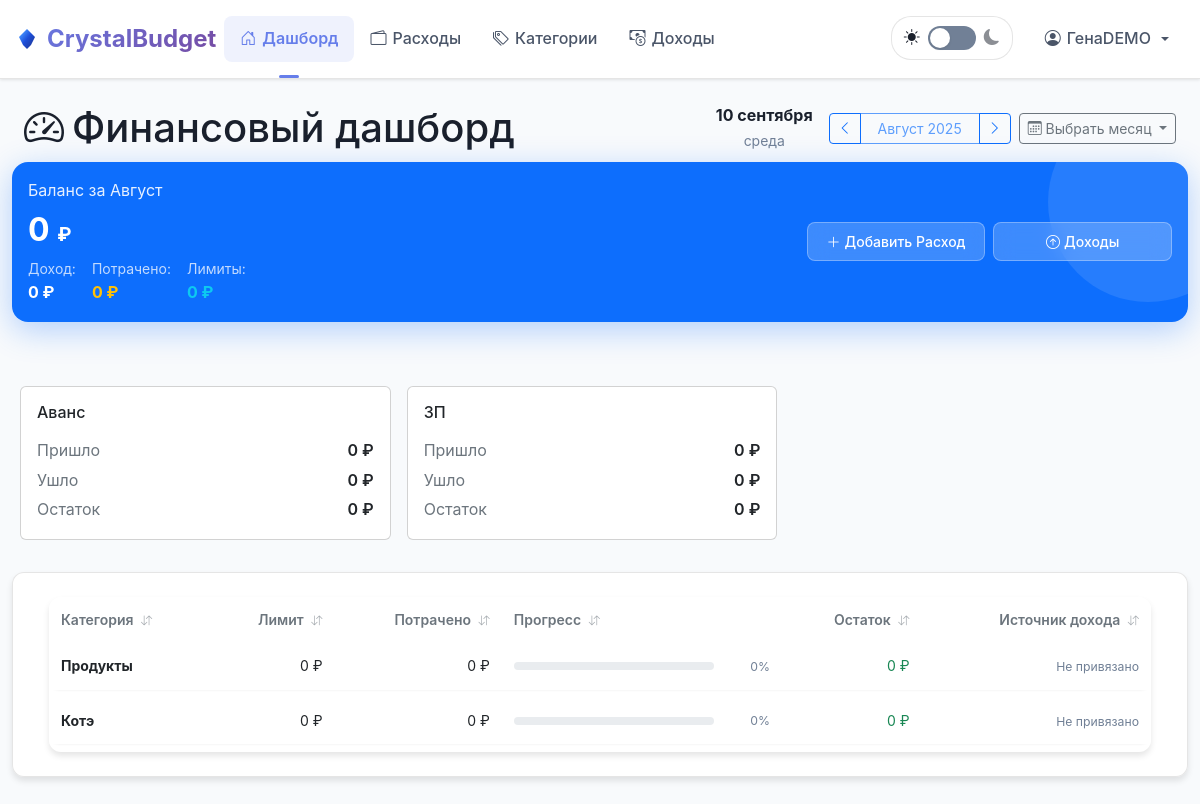
Page /dashboard?month=2025-08 (signed in) on the committed database.
### tables this page shows
CREATE TABLE income_sources (
            id INTEGER PRIMARY KEY AUTOINCREMENT,
            name TEXT NOT NULL,
            is_default BOOLEAN DEFAULT 0,
            user_id INTEGER NOT NULL,
            created_at TIMESTAMP DEFAULT CURRENT_TIMESTAMP,
            FOREIGN KEY (user_id) REFERENCES users (id) ON DELETE CASCADE
        );

CREATE TABLE categories (
            id INTEGER PRIMARY KEY AUTOINCREMENT,
            name TEXT NOT NULL,
            limit_type TEXT CHECK(limit_type IN ('fixed', 'percent')) DEFAULT 'fixed',
            value DECIMAL(10,2) NOT NULL,
            category_type TEXT DEFAULT 'expense' CHECK(category_type IN ('expense','income')),
            user_id INTEGER NOT NULL,
            created_at TIMESTAMP DEFAULT CURRENT_TIMESTAMP,
            FOREIGN KEY (user_id) REFERENCES users (id) ON DELETE CASCADE,
            UNIQUE(name, user_id, category_type)
        );

### app.py (the view, shortened to what this page needs)
@app.route("/dashboard")
@login_required
def dashboard():
    month = request.args.get("month") or datetime.now().strftime("%Y-%m")
    conn = get_db()
    uid = session["user_id"]
    try:
        current_date = datetime.strptime(month, "%Y-%m")
        prev_month = (current_date.replace(day=1) - timedelta(days=1)).strftime("%Y-%m")
        next_month = (current_date.replace(day=28) + timedelta(days=4)).replace(day=1).strftime("%Y-%m")
        current_month_name = current_date.strftime("%B %Y")
        month_names_ru = {
            "January": "Январь", "February": "Февраль", "March": "Март", "April": "Апрель",
            "May": "Май", "June": "Июнь", "July": "Июль", "August": "Август",
            "September": "Сентябрь", "October": "Октябрь", "November": "Ноябрь", "December": "Декабрь"
        }
        eng_month_name = current_date.strftime("%B")
        current_month_name = f"{month_names_ru.get(eng_month_name, eng_month_name)} {current_date.year}"
        month_names = ["Январь", "Февраль", "Март", "Апрель", "Май", "Июнь",
                       "Июль", "Август", "Сентябрь", "Октябрь", "Ноябрь", "Декабрь"]
    except ValueError:
        month = datetime.now().strftime("%Y-%m")
        current_date = datetime.now()
        prev_month = (current_date.replace(day=1) - timedelta(days=1)).strftime("%Y-%m")
        next_month = (current_date.replace(day=28) + timedelta(days=4)).replace(day=1).strftime("%Y-%m")
        current_month_name = "Текущий месяц"
        month_names = ["Январь", "Февраль", "Март", "Апрель", "Май", "Июнь",
                       "Июль", "Август", "Сентябрь", "Октябрь", "Ноябрь", "Декабрь"]
    categories = conn.execute(
        "SELECT * FROM categories WHERE user_id=? ORDER BY name", (uid,)
    ).fetchall()
    income_sum = conn.execute(
        """
        SELECT COALESCE(SUM(amount), 0)
        FROM income_daily
        WHERE user_id = ? AND strftime('%Y-%m', date) = ?
        """,
        (uid, month),
    ).fetchone()[0]
    expenses_rows = conn.execute(
        """
        SELECT e.id, e.date, e.amount, e.note, c.name as category_name
        FROM expenses e
        JOIN categories c ON c.id = e.category_id
        WHERE e.user_id = ? AND e.month = ?
        ORDER BY e.date DESC, e.id DESC
        """,
        (uid, month),
    ).fetchall()
    spent_by_cat = conn.execute(
        """
        SELECT c.id, c.name, COALESCE(SUM(e.amount), 0) as spent
        FROM categories c
        LEFT JOIN expenses e ON e.category_id = c.id AND e.user_id = c.user_id AND e.month = ?
        WHERE c.user_id = ?
        GROUP BY c.id, c.name
        """,
        (month, uid),
    ).fetchall()
    rule_rows = conn.execute(
        "SELECT category_id, source_id FROM source_category_rules WHERE user_id=?",
        (uid,),
    ).fetchall()
    rule_map = {r["category_id"]: r["source_id"] for r in rule_rows}
    sources = conn.execute(
        "SELECT id, name FROM income_sources WHERE user_id=? ORDER BY name", (uid,)
    ).fetchall()
    income_by_source = {
        s["id"]: conn.execute(
            """
            SELECT COALESCE(SUM(amount),0) FROM income_daily
            WHERE user_id=? AND source_id=? AND strftime('%Y-%m', date)=?
            """,
            (uid, s["id"], month),
        ).fetchone()[0]
        for s in sources
    }
    limits = conn.execute(
        "SELECT id, name, limit_type, value FROM categories WHERE user_id=?",
        (uid,),
    ).fetchall()
    data = []
    for row in limits:
        cat_id = row["id"]
        limit_val = 0.0
        if row["limit_type"] == "fixed":
            limit_val = float(row["value"])
        else:  # percent
            source_id = rule_map.get(cat_id)
            if source_id and source_id in income_by_source:
                source_income = float(income_by_source[source_id])
                limit_val = source_income * float(row["value"]) / 100.0
            else:
                limit_val = float(income_sum) * float(row["value"]) / 100.0
        spent = 0.0
        for s in spent_by_cat:
            if s["id"] == cat_id:
                spent = float(s["spent"])
                break
        source_id = rule_map.get(cat_id)
        source_name = None
        if source_id:
            for s in sources:
                if s["id"] == source_id:
                    source_name = s["name"]
                    break
        data.append(
            dict(category_name=row["name"], limit=limit_val, spent=spent, id=cat_id, source_name=source_name)
        )
    expense_by_source = {s["id"]: 0.0 for s in sources}
    limits_by_source = {s["id"]: 0.0 for s in sources}
    for cat in limits:
        cat_id = cat["id"]
        src_id = rule_map.get(cat_id)
        if not src_id:
            continue
    source_balances = []
    for s in sources:
        sid = s["id"]
        inc = float(income_by_source.get(sid, 0.0))
        sp = float(expense_by_source.get(sid, 0.0))
        limits_total = float(limits_by_source.get(sid, 0.0))
        remaining_after_limits = inc - limits_total  # остается после всех запланированных лимитов
        source_balances.append(
            dict(source_id=sid, source_name=s["name"], income=inc, spent=sp,
                 rest=inc - sp, limits_total=limits_total, remaining_after_limits=remaining_after_limits)
        )
    conn.close()
    today = datetime.now().strftime("%Y-%m-%d")
    return render_template(
        "dashboard.html",
        categories=categories,
        expenses=expenses_rows,
        budget_data=data,
        income=income_sum,
        current_month=month,
        current_month_name=current_month_name,
        prev_month=prev_month,
        next_month=next_month,
        month_names=month_names,
        today=today,
        source_balances=source_balances,
        sources=sources,
    )

### templates/dashboard.html (shortened to what this page needs)
{% extends "base.html" %}
{% block content %}
<div class="row align-items-center justify-content-between header-row mb-4">
  <div class="col-auto">
    <h1 class="m-0 d-flex align-items-center gap-2">
      <i class="bi bi-speedometer2"></i> Финансовый дашборд
    </h1>
  </div>
  <div class="col-12 col-md-auto">
    <div class="d-flex align-items-center justify-content-between flex-wrap gap-3">
      <div class="text-center">
        <div class="fw-bold text-primary" id="current-date-display"></div>
        <small class="text-muted" id="current-day-display"></small>
      </div>
      <div class="d-flex align-items-center gap-2">
        <div class="btn-group" role="group">
          <a href="?month={{ prev_month }}" class="btn btn-outline-primary btn-sm">
            <i class="bi bi-chevron-left"></i>
          </a>
          <span class="btn btn-outline-primary btn-sm disabled d-none d-sm-inline" style="min-width: 120px;">
            {{ current_month_name }}
          </span>
          <a href="?month={{ next_month }}" class="btn btn-outline-primary btn-sm">
            <i class="bi bi-chevron-right"></i>
          </a>
        </div>
        <div class="dropdown">
          <button class="btn btn-sm btn-outline-secondary dropdown-toggle" type="button" data-bs-toggle="dropdown">
            <span class="d-none d-md-inline"><i class="bi bi-calendar3"></i> Выбрать месяц</span>
          </button>
      </div>
    </div>
  </div>
</div>
<div class="balance-hero p-3 mb-4">
  <div class="row align-items-center">
    <div class="col-md-8">
      <div class="balance-label">Баланс за {{ current_month_name.split()[0] }}</div>
      {% set total_spent = budget_data|map(attribute='spent')|sum %}
      <h2 class="balance-amount mb-2">{{ (income - total_spent)|format_amount }} <small style="font-size:0.6em">₽</small></h2>
      <div class="d-flex gap-3 flex-wrap">
        <div>
          <small class="d-block opacity-75">Доход:</small>
          <strong>{{ income|format_amount }} ₽</strong>
        </div>
        <div>
          <small class="d-block opacity-75">Потрачено:</small>
          <strong class="text-warning">{{ total_spent|format_amount }} ₽</strong>
        </div>
        <div class="d-none d-md-block">
          <small class="d-block opacity-75">Лимиты:</small>
          <strong class="text-info">{{ budget_data|map(attribute='limit')|sum|format_amount }} ₽</strong>
        </div>
      </div>
    </div>
    <div class="col-md-4 text-md-end mt-3 mt-md-0">
      <div class="balance-actions">
        <button type="button" class="btn btn-balance" data-bs-toggle="modal" data-bs-target="#expenseModal">
          <i class="bi bi-plus-lg me-1"></i><span class="d-none d-lg-inline">Добавить </span>Расход
        </button>
        <button type="button" class="btn btn-balance" data-bs-toggle="modal" data-bs-target="#incomeModal">
          <i class="bi bi-arrow-up-circle me-1"></i>Доходы
        </button>
      </div>
    </div>
  </div>
</div>
{% if source_balances and source_balances|length > 0 %}
<div class="row g-3 mb-4">
  {% for s in source_balances %}
  <div class="col-12 col-sm-6 col-lg-4">
    <div class="card source-card">
      <div class="card-body">
        <h6 class="mb-3">{{ s.source_name }}</h6>
        <div class="d-flex justify-content-between mb-1"><span class="k">Пришло</span><span class="v currency">{{ s.income|format_amount }} <span class="currency-display">{{ currency_symbol|default("₽") }}</span></span></div>
        <div class="d-flex justify-content-between mb-1"><span class="k">Ушло</span><span class="v currency">{{ s.spent|format_amount }} <span class="currency-display">{{ currency_symbol|default("₽") }}</span></span></div>
        <div class="d-flex justify-content-between">
          <span class="k">Остаток</span>
          <span class="v currency {% if s.rest < 0 %}text-danger{% endif %}">{{ s.rest|format_amount }} <span class="currency-display">{{ currency_symbol|default("₽") }}</span></span>
        </div>
      </div>
    </div>
  </div>
  {% endfor %}
</div>
{% endif %}
{% if budget_data %}
<div class="d-none d-md-block modern-card">
  <div class="card-body table-wrap">
    <table class="table-modern w-100" id="categoriesTable">
      <thead>
        <tr>
          <th class="sortable" data-sort="category">
            Категория <i class="bi bi-arrow-down-up ms-1 sort-icon"></i>
          </th>
          <th class="text-end sortable hide-mobile" data-sort="limit">
            Лимит <i class="bi bi-arrow-down-up ms-1 sort-icon"></i>
          </th>
          <th class="text-end sortable" data-sort="spent">
            <span class="d-none d-md-inline">Потрачено</span>
            <i class="bi bi-arrow-down-up ms-1 sort-icon"></i>
          </th>
          <th class="sortable hide-mobile" data-sort="progress" style="min-width:200px">
            Прогресс <i class="bi bi-arrow-down-up ms-1 sort-icon"></i>
          </th>
          <th class="text-end sortable" data-sort="remaining">
            <span class="d-none d-md-inline">Остаток</span>
            <i class="bi bi-arrow-down-up ms-1 sort-icon"></i>
          </th>
          <th class="text-end sortable mobile-compact" data-sort="source">
            <span class="d-none d-md-inline">Источник дохода</span>
            <i class="bi bi-arrow-down-up ms-1 sort-icon"></i>
          </th>
        </tr>
      </thead>
      <tbody>
        {% for item in budget_data %}
          {% set progress_percent = (item.limit > 0 and (item.spent / item.limit * 100) or 0) | round(1) %}
          {% set rest = item.limit - item.spent %}
          {% set status_order = 3 if item.spent > item.limit else (2 if item.limit > 0 and (item.spent / item.limit) > 0.8 else 1) %}
          <tr data-category="{{ item.category_name }}"
              data-limit="{{ item.limit }}"
              data-spent="{{ item.spent }}"
              data-progress="{{ progress_percent }}"
              data-remaining="{{ rest }}"
              data-status="{{ status_order }}"
              data-source="{{ item.source_name or 'Не привязано' }}">
            <td class="cell-title">
              {{ item.category_name }}
            </td>
            <td class="text-end currency hide-mobile">{{ item.limit|format_amount }} <span class="currency-display">{{ currency_symbol|default("₽") }}</span></td>
            <td class="text-end currency {{ 'text-danger' if item.spent > item.limit else '' }}">
              {{ item.spent|format_amount }} <span class="currency-display">{{ currency_symbol|default("₽") }}</span>
            </td>
            <td class="hide-mobile">
              <div class="d-flex align-items-center gap-2">
                <div class="flex-grow-1">
                  <div class="progress">
                  </div>
                </div>
                <small class="text-muted" style="width:48px;text-align:right;">{{ progress_percent }}%</small>
              </div>
            </td>
            <td class="text-end currency {{ 'text-danger' if rest < 0 else 'text-success' }}">{{ rest|format_amount }} <span class="currency-display">{{ currency_symbol|default("₽") }}</span></td>
            <td class="text-end mobile-compact">
              {% if item.source_name %}
                <span class="d-none d-md-inline text-primary small">{{ item.source_name }}</span>
                <span class="d-md-none text-primary small">{{ item.source_name[:8] }}{{ '...' if item.source_name|length > 8 else '' }}</span>
              {% else %}
                <span class="text-muted small">
                  <span class="d-none d-md-inline">Не привязано</span>
                </span>
              {% endif %}
            </td>
          </tr>
        {% endfor %}
      </tbody>
    </table>
  </div>
</div>
{% endif %}
{% endblock %}

### rows in the picture
income_sources: source_name "Аванс", income "0", currency_symbol "₽", spent "0", rest "0"
income_sources: source_name "ЗП", income "0", currency_symbol "₽", spent "0", rest "0"
categories: category_name "Продукты", limit "0", currency_symbol "₽", spent "0", progress_percent "0", rest "0"
categories: category_name "Котэ", limit "0", currency_symbol "₽", spent "0", progress_percent "0", rest "0"

### other values in the picture
{{ session.name or session.email }} "ГенаDEMO"
{{ current_month_name }} "Август 2025"
{{ current_month_name.split()[0] }} "Август"
{{ (income - total_spent)|format_amount }} "0"
{{ income|format_amount }} "0"
{{ total_spent|format_amount }} "0"
{{ budget_data|map(attribute='limit')|sum|format_amount }} "0"
